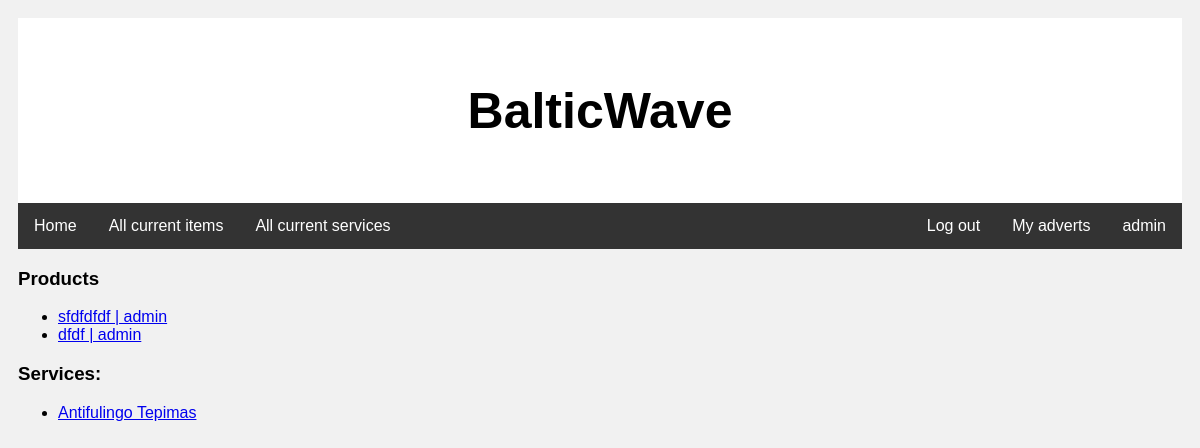
The page /balticwave/myadverts/ (signed in) on the database as committed earlier.
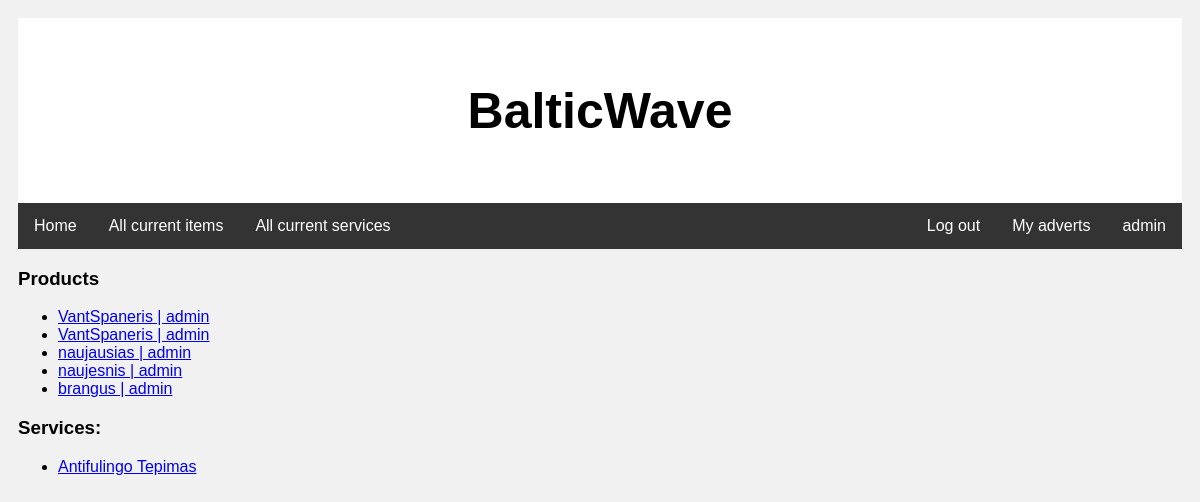
The same page on the database as committed later.
### balticwave/models.py (models this page shows, shortened)
class Product(models.Model):
    product_name = models.CharField('Product name', max_length=200)
    product_seller = models.ForeignKey(to=User, on_delete=models.SET_NULL, null=True, blank=True)
    price = models.FloatField('Price', null=True, blank=True, default=0)
    short_description = HTMLField('Short description', max_length=200)
    description = HTMLField(default='No description')
    insDate = models.DateTimeField('Instance date', auto_now_add=True)
    type = models.ManyToManyField('ProductType')
    product_thumbnail = models.ImageField('Thumbnail', upload_to='product_thumbnails', null=True, blank=True)
    image1 = models.ImageField('Image 1', upload_to='product_images', null=True, blank=True)
    likes = models.ManyToManyField(User, related_name='blogpost_like')
    CITY_CHOICES = [
        ('Klaipėda county', (
            ('KLP', 'Klaipėda'),
            ('PL', 'Palanga'),
            ('NID', 'Nida'),
        )
         ),
        ('Kaunas county', (
            ('KUN', 'Kaunas'),
            ('JON', 'Jonava'),
            ('KĖD', 'Kėdainiai')
        )
         ),
        ('Vilnius county', (
            ('VIL', 'Vilnius'),
            ('UKM', 'Ukmergė'),
            ('ELE', 'Elektrėnai'),
        )
         ),
        ('Šiauliai county', (
            ('ŠL', 'Šiauliai'),
            ('RAD', 'Radviliškis'),
            ('NJA', 'Naujoji Akmenė'),
        )
         ),
        ('UN', 'Undefined'),
    ]
    LOAN_STATUS = (
        ('a', 'Available'),
        ('r', 'Reserved'),
        ('t', 'Sold'),
    )
    status = models.CharField(max_length=1, choices=LOAN_STATUS, blank=True, default='a', help_text='Status',)
    city = models.CharField(max_length=3, choices=CITY_CHOICES, help_text='City', default='UN')
    def __str__(self):
        return (f'{self.product_name} | {self.product_seller}')

class Service(models.Model):
    service_name = models.CharField('Service name', max_length=200)
    service_seller = models.ForeignKey(User, on_delete=models.SET_NULL, null=True, blank=True)
    description = HTMLField(default='No description')
    type = models.ManyToManyField('ServiceType')
    service_thumbnail = models.ImageField('Thumbnail', upload_to='service_thumbnails', null=True, blank=True)
    def __str__(self):
        return (f'{self.service_name}')

### balticwave/views.py (the view)
# urls.py: path('myadverts/', views.advert_list, name='advert-list'),
@login_required
def advert_list(request):
    username = request.user.username
    product_list = Product.objects.filter(product_seller__username=username)
    service_list = Service.objects.filter(service_seller__username=username)
    context = {'product_list': product_list,
               'service_list': service_list,
    }
    return render(request, 'advert_list.html', context)

### balticwave/templates/advert_list.html
{% extends "base.html" %}
{% load static %}
{% block content %}
<h3>Products</h3>
{% if product_list %}
<ul>
    {% for product in product_list %}
    <li>
        <a href="{% url 'my-update-product' product.id %}">{{ product }}</a>
    </li>
    {% endfor %}
</ul>
{% else %}
<p>There are no products.</p>
{% endif %}
<h3>Services:</h3>
{% if service_list %}
<ul>
    {% for service in service_list %}
    <li>
        <a href="{% url 'service-detail'  service.pk %}">{{ service }}</a>
    </li>
    {% endfor %}
</ul>
{% else %}
<p>There are no services.</p>
{% endif %}
{% endblock %}

Rows that differ between the two databases and show on the page:
removed Product: product_name+product_seller "sfdfdfdf | admin"
removed Product: product_name+product_seller "dfdf | admin"
added Product: product_name+product_seller "VantSpaneris | admin"
added Product: product_name+product_seller "VantSpaneris | admin"
added Product: product_name+product_seller "naujausias | admin"
added Product: product_name+product_seller "naujesnis | admin"
added Product: product_name+product_seller "brangus | admin"
